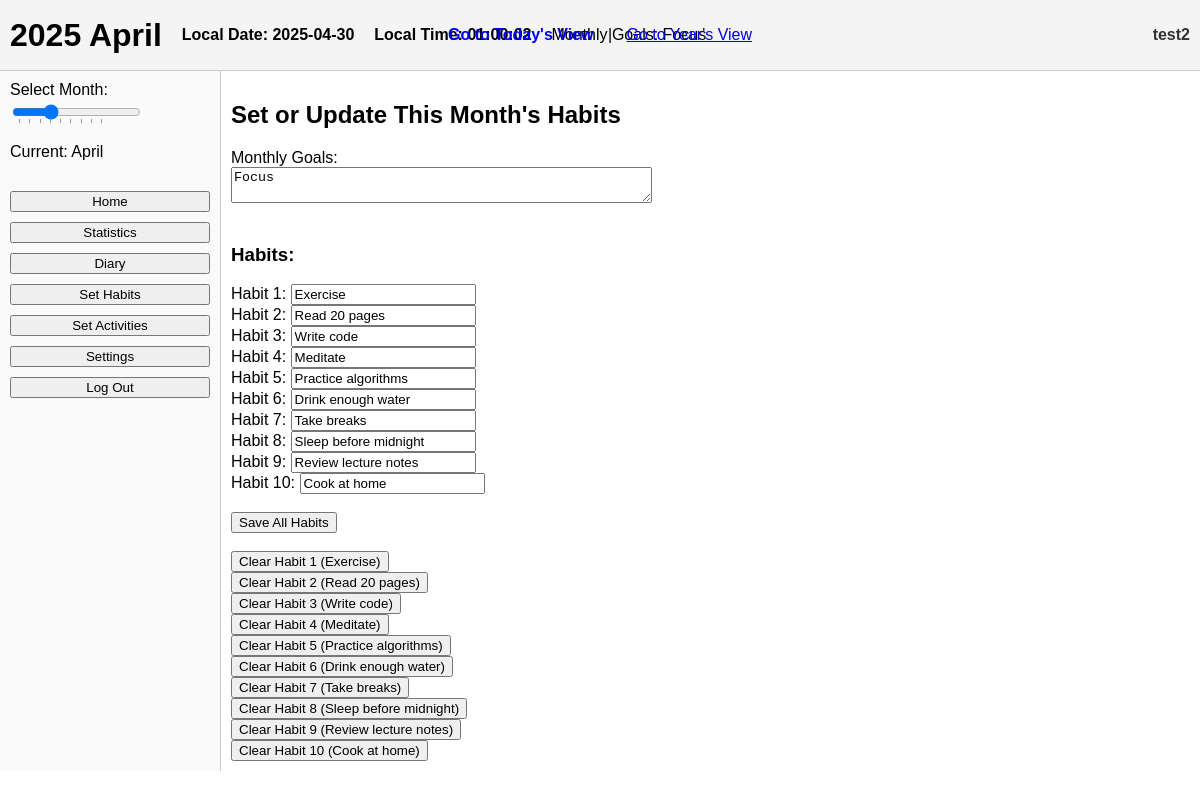
The app's page /habits/2025/4/ (signed in) with its own data.
### mainpage/models.py (models this page shows, shortened)
class MonthlyHabits(models.Model):
    user_id = models.IntegerField()
    year = models.IntegerField()
    month = models.IntegerField()
    goal_text = models.TextField(blank=True)
    habit_1 = models.CharField(max_length=100, blank=True)
    habit_2 = models.CharField(max_length=100, blank=True)
    habit_3 = models.CharField(max_length=100, blank=True)
    habit_4 = models.CharField(max_length=100, blank=True)
    habit_5 = models.CharField(max_length=100, blank=True)
    habit_6 = models.CharField(max_length=100, blank=True)
    habit_7 = models.CharField(max_length=100, blank=True)
    habit_8 = models.CharField(max_length=100, blank=True)
    habit_9 = models.CharField(max_length=100, blank=True)
    habit_10 = models.CharField(max_length=100, blank=True)
    class Meta:
        unique_together = ("user_id", "year", "month")

### authapp/models.py (models this page shows, shortened)
class CustomUser(AbstractUser):
    username = models.CharField(
        _('username'),
        max_length=12,
        unique=True,
        help_text=_('Required. 3-12 characters. Letters and digits only.'),
        validators=[
            RegexValidator(
                regex=r'^[A-Za-z0-9]+$',
                message=_('Username can only contain letters and digits.')
            ),
            MinLengthValidator(3, _('Username must have at least 3 characters.')),
            MaxLengthValidator(12, _('Username cannot exceed 12 characters.')),
        ],
        error_messages={
            'unique': _("This username is already taken."),
        },
    )
    first_name = None
    last_name = None
    GENDER_CHOICES = [
        (1, 'Male'),
        (2, 'Female'),
    ]
    preferred_name = models.CharField(max_length=100, blank=True)
    b_day = models.DateField(null=True, blank=True)
    gender = models.IntegerField(choices=GENDER_CHOICES, null=True, blank=True)

### mainpage/views.py (the view, shortened to what this page needs)
# urls.py: path('habits/<int:year>/<int:month>/', set_habits_view, name='set_habits'),
@login_required
def set_habits_view(request, year, month):
    from .models import DailyData
    monthly_obj, _ = MonthlyHabits.objects.get_or_create(
        user_id=request.user.id,
        year=year,
        month=month
    )
    habits_with_index = [
        (1, monthly_obj.habit_1),
        (2, monthly_obj.habit_2),
        (3, monthly_obj.habit_3),
        (4, monthly_obj.habit_4),
        (5, monthly_obj.habit_5),
        (6, monthly_obj.habit_6),
        (7, monthly_obj.habit_7),
        (8, monthly_obj.habit_8),
        (9, monthly_obj.habit_9),
        (10, monthly_obj.habit_10),
    ]
    context = {
        "monthly_obj": monthly_obj,
        "habits_with_index": habits_with_index,
        "year": year,
        "month": month,
        "current_view": "set_habits",
    }
    return render(request, "mainpage/set_habits.html", context)

### mainpage/templates/mainpage/set_habits.html (shortened to what this page needs)
{% extends "mainpage/base_month.html" %}
{% load static %}
{% block content %}
<h2>Set or Update This Month's Habits</h2>
<form method="POST" action="{% url 'set_habits' year month %}">
  <label for="goal_text">Monthly Goals:</label><br/>
  <textarea name="goal_text" id="goal_text" rows="2" cols="50">{{ monthly_obj.goal_text }}</textarea>
  <br/><br/>
  <h3>Habits:</h3>
  {% for idx, habit_value in habits_with_index %}
    <label>Habit {{ idx }}:</label>
    <input type="text" name="habit_{{ idx }}" value="{{ habit_value|default_if_none:'' }}">
    <br/>
  {% endfor %}
  <br/>
  <button type="submit">Save All Habits</button>
</form>
<br/>
{% for idx, habit_value in habits_with_index %}
  {% if habit_value %}
    <form method="POST" action="{% url 'set_habits' year month %}" style="display:inline;">
      <button type="submit">Clear Habit {{ idx }} ({{ habit_value }})</button>
    </form>
    <br/>
  {% endif %}
{% endfor %}
{% endblock %}

### mainpage/templates/mainpage/base_month.html (shortened to what this page needs)
{% load static %}
<!DOCTYPE html>
<html lang="en">
<head>
  <link rel="stylesheet" href="{% static 'mainpage/css/monthly.css' %}">
</head>
<body>
  <header class="main-header">
    <div class="header-left">
      <h1 id="currentMonth" data-year="{{ year }}" data-month="{{ month }}">
      </h1>
      <p id="local-date" style="font-weight:bold;">Date: --</p>
      <p id="local-time" style="font-weight:bold;">Time: --:--:--</p>
      {% if monthly_obj.goal_text %}
        <div class="monthly-goals">Monthly Goals: {{ monthly_obj.goal_text }}</div>
      {% endif %}
    </div>
    <div class="center-nav">
      <a id="log-today-link" href="#">Go to Today's View</a>
      <span style="margin: 0 10px;">|</span>
      <a id="log-year-link" href="{% url 'year_statistics' year=year %}">Go to Year's View</a>
    </div>
    <div class="header-right">
      <span class="username">{{ user.username }}</span>
    </div>
  </header>
  <div class="content-container">
    <nav class="navbar">
      <label for="monthSlider">Select Month:</label>
      <input
        type="range"
        id="monthSlider"
        name="monthSlider"
        min="1"
        max="12"
        step="1"
        value="{{ month }}"
        data-view="{{ current_view }}"
        list="monthTickmarks"
      />
      <p id="sliderMonthLabel">Current: --</p>
      <div class="menu-buttons">
        <button onclick="window.location.href='{% url 'main_page' %}'">Home</button>
        {% if month %}
          <button onclick="window.location.href='{% url 'month_view' year=year month=month %}'">Statistics</button>
          <button onclick="window.location.href='{% url 'diary_view' year=year month=month %}'">Diary</button>
          <button onclick="window.location.href='{% url 'set_habits' year=year month=month %}'">Set Habits</button>
          <button onclick="window.location.href='{% url 'activity_config_view' year=year month=month %}'">Set Activities</button>
        {% endif %}
        <button onclick="window.location.href='{% url 'settings' %}'">Settings</button>
        <button onclick="window.location.href='{% url 'logout' %}'">Log Out</button>
      </div>
    </nav>
    <main class="main-content">
      {% block content %}{% endblock %}
    </main>
  </div>
</body>
</html>

### mainpage/static/mainpage/css/monthly.css (style rules this page uses)
body { margin: 0; font-family: Arial, sans-serif; }
header { background-color: #f4f4f4; padding: 10px; display: flex; align-items: center; justify-content: space-between; border-bottom: 1px solid #ccc; }
.main-header { background-color: #f4f4f4; padding: 10px; display: flex; align-items: center; justify-content: space-between; border-bottom: 1px solid #ccc; position: relative; height: 50px; flex-wrap: nowrap; }
.header-left { display: flex; align-items: center; gap: 20px; }
.center-nav { position: absolute; left: 50%; transform: translateX(-50%); line-height: 50px; }
.header-right { display: flex; align-items: center; gap: 10px; }
#log-today-link { font-weight: bold; text-decoration: none; }
.username { font-weight: bold; color: #333; }
.content-container { display: flex; flex-direction: row; }
.navbar { width: 200px; border-right: 1px solid #ccc; padding: 10px; background-color: #fafafa; }
.menu-buttons { margin-top: 30px; }
.menu-buttons button { display: block; margin-bottom: 10px; width: 100%; }
.main-content { flex: 1; overflow-y: auto; padding: 10px; }

### records on screen
MonthlyHabits: goal_text "Focus", habits_with_index "Exercise" "Read 20 pages" "Write code" "Meditate" "Practice algorithms" "Drink enough water" "Take breaks" "Sleep before midnight" "Review lecture notes" "Cook at home", habits_with_index "Exercise" "Read 20 pages" "Write code" "Meditate" "Practice algorithms" "Drink enough water" "Take breaks" "Sleep before midnight" "Review lecture notes" "Cook at home"
CustomUser: username "test2"

### other values on screen
{{ idx }} "1" "2" "3" "4" "5" "6" "7" "8" "9" "10"
